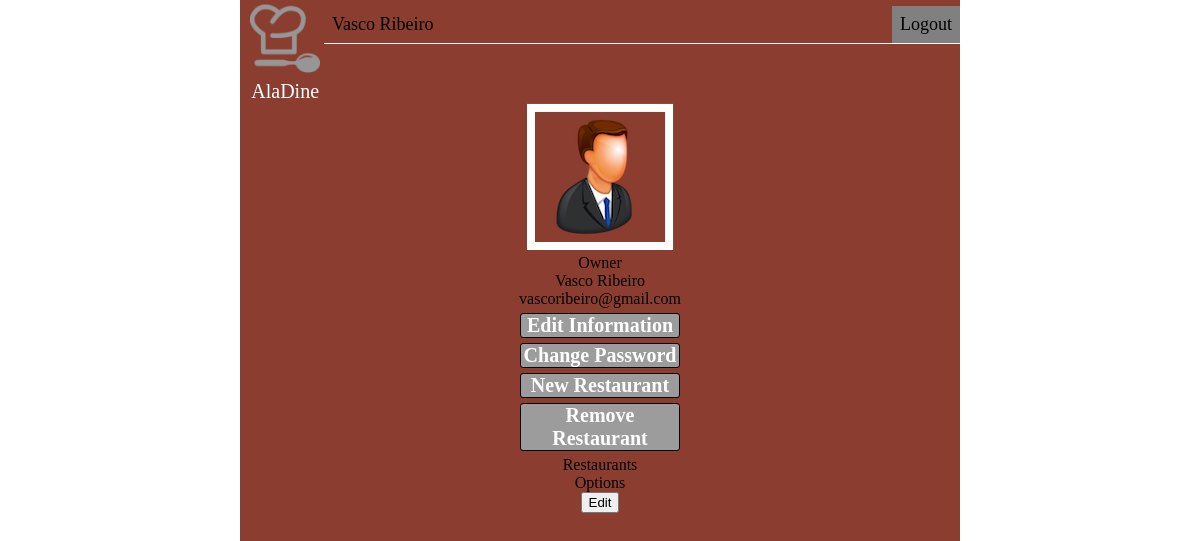
Screenshot of /page/profile.php (signed in) with the database file from the repository.
### tables this page shows
CREATE TABLE user (
 	username TEXT PRIMARY KEY UNIQUE,
  	password TEXT,
  	name TEXT,
  	email TEXT,
  	gender TEXT,
  	user_type TEXT
);

### Database/databaseInteraction.php (called while the page is built, shortened)
<?php
include_once('../database/connection.php');
function getUserInfo($username){
  global $db;
  $stmt = $db->prepare("SELECT * FROM user WHERE username = ?");
  $stmt->execute(array($username));
  return $stmt->fetch();
}
?>

### page/profile.php (the view, shortened to what this page needs)
<?php
include_once('../database/databaseInteraction.php');
?>
<!DOCTYPE html>
<html>
	<head>
    <link rel="stylesheet" href="../css/profile.css">
	</head>
	<body>
		<table class="logo">
			<caption style="color:white; font-size:20px; font-weight:lighter;" align="bottom">AlaDine</caption>
			<tr><td><a href="visitor.php"><img src="../images/logo_white.png" alt="owner" height="70px" width="70px"></a></td></tr>
		</table>
		<header>
			<nav id="menu">
				<ul>
					<li><a href="profile.php"><?php echo $_SESSION['name']?></a></li>
					<li style="float:right; background-color:gray;"><a href="visitor.php">Logout</a></li>
				</ul>
			</nav><br>
		</header>
		<div id="middle">
			<div id="profile">
					<?php if(getUserInfo($_SESSION['username'])['gender'] == "female"){?>
					<img src="../images/woman.png">
					<?php
					}else{?>
					<img src="../images/man.png">
					<?php
					}
					?>
				<div id="type"><?php echo getUserInfo($_SESSION['username'])['user_type']?></div>
				<div id="name"><?php echo getUserInfo($_SESSION['username'])['name']?></div>
				<div id="email"><?php echo getUserInfo($_SESSION['username'])['email']?></div>
				<div class="editBtn">
					<a data-popup-open="popup-1" href="#">Edit Information</a>
				</div>
				<div class="editBtn">
					<a data-popup-open="popup-2" href="#">Change Password</a>
				</div>
				<div class="editBtn">
					<a data-popup-open="popup-3" href="#">New Restaurant</a>
				</div>
				<div class="editBtn">
					<a data-popup-open="popup-4" href="#">Remove Restaurant</a>
				</div>
			</div>
		</div>
  		<div id="restaurants">Restaurants</div>
    	<div id="options">
				<div id="title-options">Options</div>
		</div>
      	<div id="edit">
        	<input type="button" value="Edit" onclick="window.location.href='profile_edit.php';">
      	</div>
	</body>
</html>

### css/profile.css (style rules this page uses)
html, body { height: 110%; width: 60%; font-family: raleway; background-repeat: no-repeat; background-attachment: fixed; background-position: center; padding: 0; }
html { background-image: url("../images/background.png"); display: table; margin: auto; }
body { width:100%; height:100%; background-color: #8B3E2F; display: table-cell; text-align: center; }
header { top: -10px; position: fixed; width: 53%; padding-left: 7%; }
.logo { margin-left: 1%; }
#menu ul { list-style-type: none; padding: 0; overflow: hidden; background-color: #8B3E2F; border-bottom: 1px solid white; }
#menu li { display: inline; float: left; }
#menu li a { display: block; padding: 8px; color: black; text-decoration: none; font-size: 18px; }
.editBtn { width: 22%; margin-left: auto; margin-right: auto; margin-top: 5px; margin-bottom: 5px; border: solid 1px black; border-radius: 3px; font-family: raleway; font-weight: 600; font-size: 20px; background-color: #9c9c9c; }
.editBtn a { text-decoration: none; color: #FFFFFF; }

### rows the page displays
user: user_type "Owner", name "Vasco Ribeiro", email "vascoribeiro@gmail.com"

### other values shown
$_SESSION['name'] "Vasco Ribeiro"
